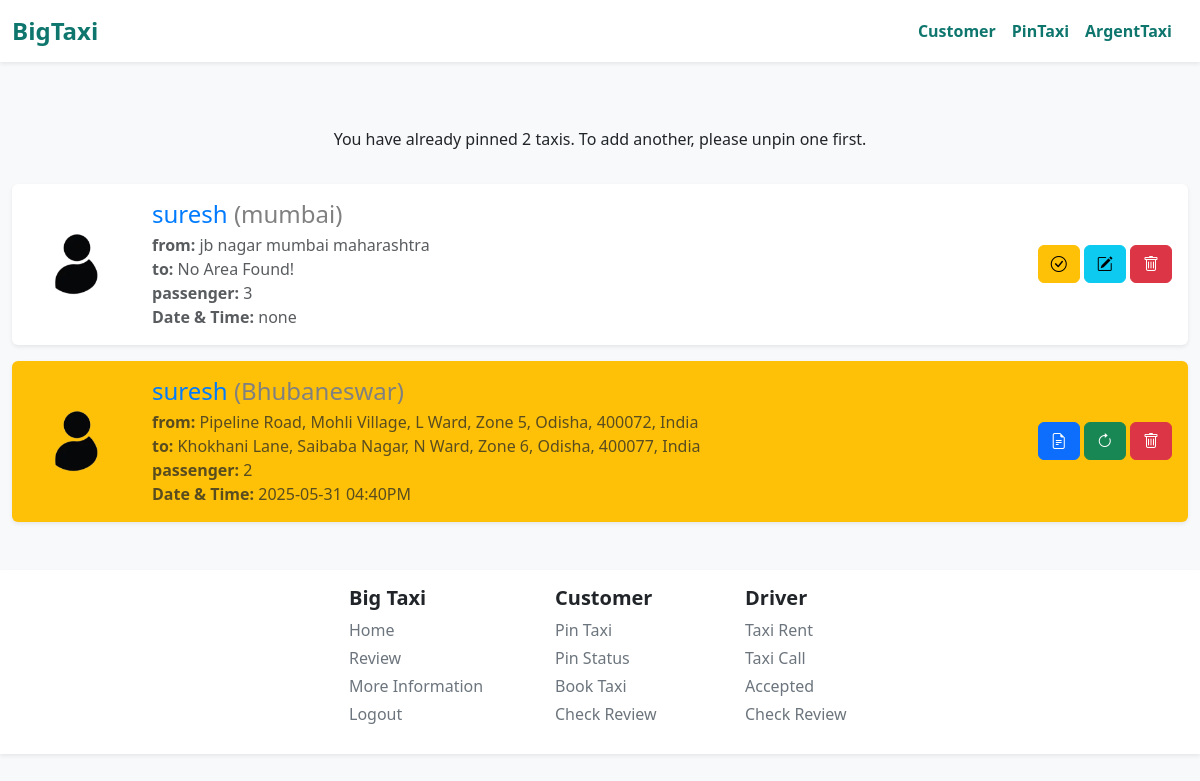
Before: /home/pin/ (signed in) with the older database file.
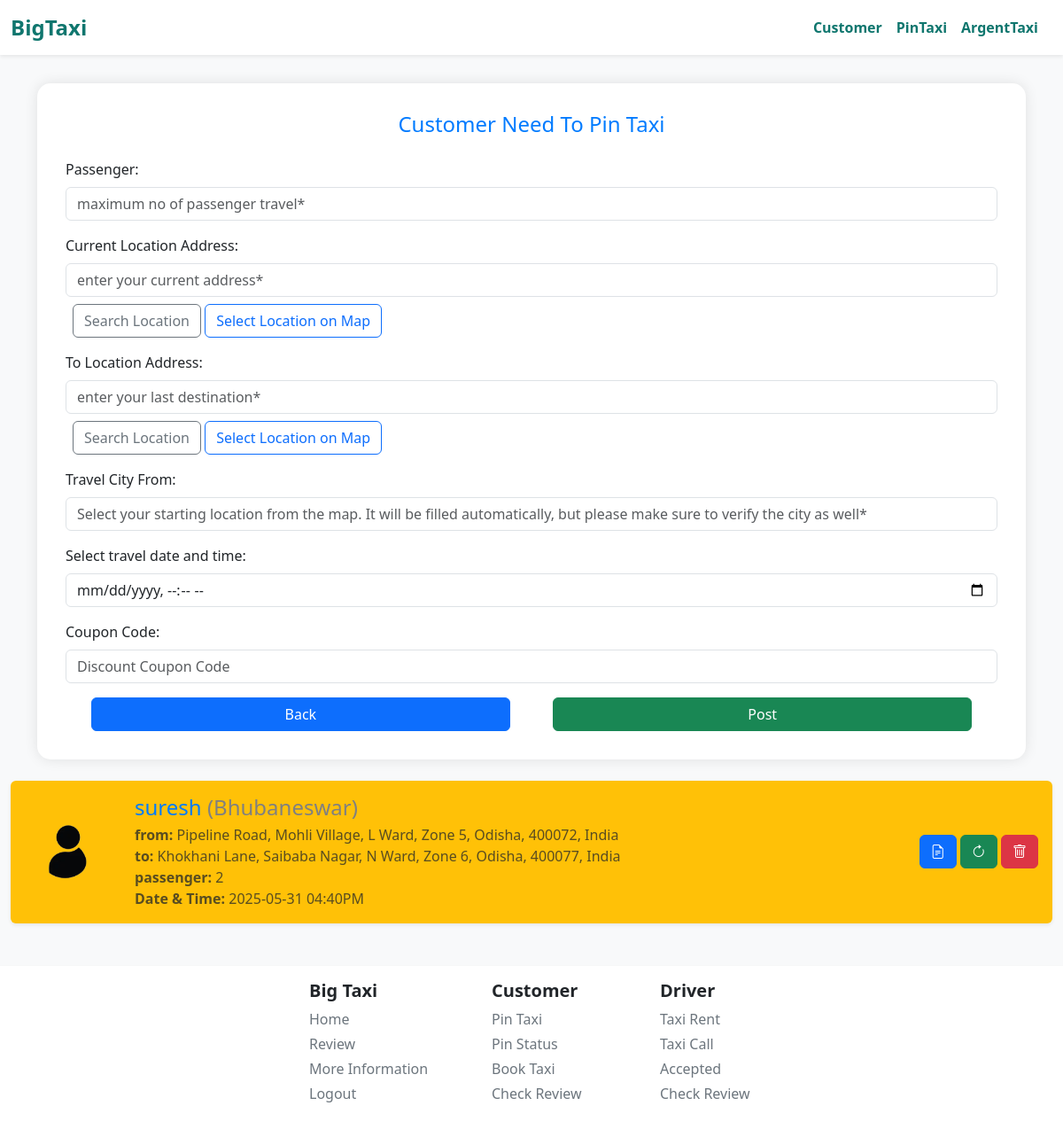
After: the same page with the newer database file.
### taxi_app/models.py (models this page shows, shortened)
class PinTaxiAvailable(models.Model):
    taxiAvaId = models.CharField(max_length=50)
    taxiCity = models.CharField(max_length=500)
    customerId = models.ForeignKey(usersDataModel, on_delete=models.CASCADE)
    currentLocation = models.CharField(max_length=2000)
    toLocation = models.CharField(max_length=2000, default='No Area Found!')
    taxiPassenger = models.IntegerField(default=1)
    pincode = models.CharField(max_length=20, default=' ')
    couponCodeWas = models.CharField(max_length=100, default='Customer Not Have Coupon')
    taxiDate = models.DateField(auto_now_add=True)
    taxiTime = models.TimeField(auto_now_add=True)
    taxiDateAndTimeByUser = models.CharField(max_length=100, default='none')
    priceOfTravel = models.IntegerField(default=100)
    driverCode = models.CharField(max_length=100, default='DRIVERCODE')

### Users/models.py (models this page shows, shortened)
class usersDataModel(models.Model):
    UserG = [
        ('Male', 'Male'),
        ('Female', 'Female'),
        ('Other', 'Other'),
        ('Not Check', 'Not Check'),
    ]
    UserC = [
        ('Developer', 'Developer'),
        ('Customer', 'Customer'),
        ('Driver', 'Driver'),
    ]
    ULink = models.ForeignKey(User, on_delete=models.CASCADE)
    UserCode = models.CharField(max_length=100, default='BIGTAXICODE1006463')
    UserCategory = models.CharField(choices=UserC, default='Customer')
    UserMobileNo = models.CharField(max_length=11)
    UserGender = models.CharField(max_length=100, default='Not Check')
    UserAge = models.CharField(max_length=3, default='')
    UserState = models.CharField(max_length=100, default='')
    UserCity = models.CharField(max_length=100, default='')
    UserPincode = models.CharField(max_length=20, default='')
    UserAddress = models.CharField(max_length=200, default='')
    UserPass = models.CharField(max_length=1000, default='password')
    CouponCode = models.CharField(max_length=50, null=True, blank=True)
    UProfileImage = models.ImageField(upload_to='profile/main/', default='profile/default/default.png')
    UProfileName = models.CharField(max_length=1000, default='BiXTaxi User')
    description = models.CharField(max_length=5000, default='No Description!')
    totalTripCount = models.IntegerField(default=0)
    dangerTripCount = models.IntegerField(default=0)

### taxi_app/views.py (the view, shortened to what this page needs)
# urls.py: path('pin/', views.pinTaxiFunctionBaseView, name='pinTaxi'),
def pinTaxiFunctionBaseView(request):
    if request.user.is_authenticated:
        showMessage = False
        usernames = request.user.username; user = User.objects.get(username = usernames); dataOfUser = usersDataModel.objects.get(ULink = user); dataPresentLst = PinTaxiAvailable.objects.filter(customerId = dataOfUser)
        profileImage = dataOfUser.UProfileImage; setLimitToForm = 2
        if dataPresentLst:
            valueOfPin = True
            if len(dataPresentLst) > 1:dataOfPin = PinFunction(request, dataPresentLst)
            elif len(dataPresentLst) > 3: dataOfPin = PinFunction(request, dataPresentLst)
            else:  dataOfPin = PinFunction(request, dataPresentLst)
        else: valueOfPin = False; dataOfPin = False
        if len(dataPresentLst) < setLimitToForm:
            DataShow = True
        else: DataShow = False
        context = { 'showMessage' : showMessage, 'valueOfPin' : valueOfPin, 'dataOfPin' : dataOfPin, 'usernames' : usernames, 'DataShow' : DataShow, 'profileImage' : profileImage}
        return render(request, 'main/pinTaxi.html', context)
    else: return redirect('driver:login')

### taxi_app/views.py (called while the page is built)
def PinFunction(request, dataPresentLst):
    dataOfPinLst = []; IdLst = []; codeLst = []
    for a1 in dataPresentLst:
        dataOfPinLst += [a1]
    DataOf = [1 if ReportDriverInPinTaxi.objects.filter(pinBarCode = i) else 0 for i in dataPresentLst]
    if 1 in DataOf:
        indexPosition, NoIndex = [index for index, value in enumerate(DataOf) if value == 1], [index for index, value in enumerate(DataOf) if value == 0]
        for i in indexPosition: IdLst.append(str(dataOfPinLst[i].taxiAvaId)); codeLst.append(str(dataOfPinLst[i].taxiAvaId))
        for j in NoIndex: IdLst.insert(j, '')
    request.session['ReportAccessBarCode'] = codeLst
    DataZip = list(zip(dataOfPinLst, DataOf))
    return DataZip

### templates/main/pinTaxi.html (shortened to what the changed rows need)
{% extends 'base.html' %} {% block body %}
<link rel="stylesheet" href="../../static/css/pinTaxi.css" />
<link rel="stylesheet" href="https://unpkg.com/leaflet/dist/leaflet.css" />
{% if DataShow %}
<div class="container mb-4">
  <div class="form-section">
    <h4>Customer Need To Pin Taxi</h4>
    <form method="POST">
      <div class="mb-3 text-start position-relative">
        <label class="form-label">Passenger:</label>
        <input
          type="number"
          class="form-control"
          name="uTaxiPassenger"
          min="0"
          placeholder="maximum no of passenger travel*"
          required
        />
      </div>
      <div class="mb-3 text-start position-relative">
        <label class="form-label">Current Location Address:</label>
        <input
          type="text"
          class="form-control"
          name="uCurrentLocation"
          id="currentLocationUser"
          placeholder="enter your current address*"
          required
        />
        <button
          type="button"
          id="search-current-location-btn"
          class="btn btn-outline-secondary mt-2 ms-2"
        >
          Search Location
        </button>
        <button
          type="button"
          id="open-current-map-btn"
          class="btn btn-outline-primary mt-2"
        >
          Select Location on Map
        </button>
      </div>
      <div class="mb-3 text-start position-relative">
        <label class="form-label">To Location Address:</label>
        <input
          type="text"
          class="form-control"
          name="uLastLocation"
          id="toLocationInput"
          placeholder="enter your last destination*"
          required
        />
        <button
          type="button"
          id="search-location-btn"
          class="btn btn-outline-secondary mt-2 ms-2"
        >
          Search Location
        </button>
        <button
          type="button"
          id="open-map-btn"
          class="btn btn-outline-primary mt-2"
        >
          Select Location on Map
        </button>
      </div>
      <div class="mb-3 text-start position-relative">
        <label class="form-label">Travel City From:</label>
        <input
          type="text"
          class="form-control"
          name="uCity"
          id="user-city"
          value=""
          placeholder="Select your starting location from the map. It will be filled automatically, but please make sure to verify the city as well*"
          readonly
          />
      </div>
      <div class="mb-3 text-start position-relative">
        <label class="form-label" for="datetime"
          >Select travel date and time:</label
        >
        <input
          type="datetime-local"
          id="datetime"
          class="form-control"
          name="utaxiDateAndTimeByUser"
          required
        />
      </div>
      {% if userCategoryis == 'Customer' %}
      <div class="mb-3 text-start position-relative">
        <label class="form-label">Coupon Code:</label>
        <input
          type="text"
          class="form-control"
          name="uCouponCode"
          placeholder="Discount Coupon Code"
        />
      </div>
      {% endif %}
      <div class="w-100 d-flex justify-content-center gap-5">
        <a href="{% url 'taxi_app:home' %}" class="btn btn-primary w-pin-taxi"
          >Back</a
        >
        <button type="submit" class="btn btn-success w-pin-taxi">Post</button>
      </div>
    </form>
  </div>
</div>
{% else %}
<div class="container mt-5">
  <div class="alert text-center">
    You have already pinned 2 taxis. To add another, please unpin one first.
  </div>
</div>
{% endif %}
{% if valueOfPin %}
  {% for DP, FIR in dataOfPin %}
<div class="container-xxl my-3">
  {% if FIR %}
    <div class="bg-warning shadow-sm rounded p-3 d-flex align-items-center flex-wrap flex-md-nowrap" style="border-radius: 50%;">
  {% else %}
    <div class="bg-white shadow-sm rounded p-3 d-flex align-items-center flex-wrap flex-md-nowrap" style="border-radius: 50%;">
  {% endif %}
    <div class="me-4 mb-3 mb-md-0">
      <img
        src="/media/{{ profileImage }}"
        alt="User Profile"
        class="rounded-circle"
        style="width: 100px; height: 100px; object-fit: cover; border-radius: 50%;"
      />
    </div>
    <div class="me-auto">
      <h4 class="mb-1">
        {{ usernames }}
        <span class="taxi-passenger-limit-text">({{ DP.taxiCity }})</span>
      </h4>
      <p class="text-muted mb-0">
        <strong>from:</strong> {{ DP.currentLocation|truncatewords:15 }}
      </p>
      <p class="text-muted mb-0"><strong>to:</strong> {{ DP.toLocation|truncatewords:15 }}</p>
      <p class="text-muted mb-0"><strong>passenger:</strong> {{ DP.taxiPassenger }}</p>
      <p class="text-muted mb-0"><strong>Date & Time:</strong> {{ DP.taxiDateAndTimeByUser }}</p>
    </div>
    <div class="mt-3 mt-md-0">
      {% if FIR %}
        <a href="{% url 'taxi_app:checkPinReport' DP.taxiAvaId %}" class="btn btn-primary"><i class="bi bi-file-earmark-text"></i></a>
        <a href="{% url 'taxi_app:repostPin' DP.taxiAvaId %}" class="btn btn-success"><i class="bi bi-arrow-clockwise"></i></a>
        <a href="{% url 'taxi_app:deletePinTaxiReport' DP.taxiAvaId %}" class="btn btn-danger"><i class="bi bi-trash"></i></a>
      {% else %}
        <a href="{% url 'taxi_app:pinStatus' DP.taxiAvaId %}" class="btn btn-warning button-home"><i class="bi bi-check-circle"></i></a>
        <a href="#" class="btn btn-info"><i class="bi bi-pencil-square"></i></a>
        <a href="{% url 'taxi_app:deletePinTaxiDetail' DP.taxiAvaId %}" class="btn btn-danger button-home-red"><i class="bi bi-trash"></i></a>
      {% endif %}
    </div>
  </div>
</div>
{% endfor %}
{% endif %}
{% endblock %}

Changed rows visible on the page:
removed PinTaxiAvailable: UProfileImage (placeholder picture), {{ usernames }} "suresh", taxiCity "mumbai", currentLocation "jb nagar mumbai maharashtra", toLocation "No Area Found!", taxiPassenger "3", taxiDateAndTimeByUser "none"
Other visible differences:
text no longer shown: "You have already pinned 2 taxis. To add another, please unpin one first."
text now shown: "Customer Need To Pin Taxi Passenger: Current Location Address: Search Location Select Location on Map To Location Address: Search Location Select Location on Map Travel City From: Select travel date and time: Coupon Code: Back Post"
